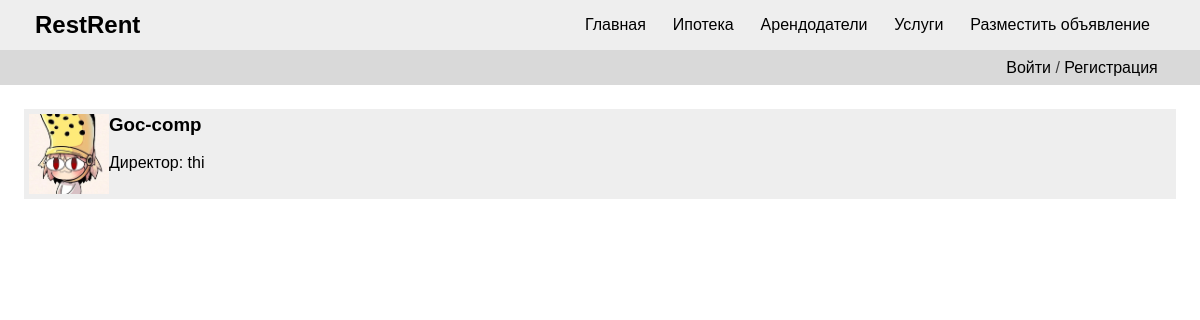
Screenshot of /personal/renters/ with the database file from the repository.
### rent_app/models.py (models this page shows, shortened)
class Renter(models.Model):
    title = models.CharField(max_length=64, verbose_name='Название')
    director = models.ForeignKey(User, on_delete=models.CASCADE, verbose_name='Директор')
    logo = models.ImageField(upload_to='logos_of_Renters/%Y/%m/%d/', blank=True, null=True, default=f'{settings.MEDIA_URL}defaults/default.png')
    class Meta:
        verbose_name = 'Арендодатель'
        verbose_name_plural = 'Арендодатели'
        ordering = ('-id',)

### rent_app/views.py (the view)
# urls.py: path('personal/renters/', RentersListView.as_view(), name='renters')
class RentersListView(ListView):
    model = Renter
    context_object_name = 'renters'
    template_name = 'personal/renters.html'

### rent_app/templates/personal/renters.html (shortened to what this page needs)
{% extends 'root.html' %}
{% block content %}
    <div class="renters-content">
        {% for renter in renters %}
            <div class="renter-block">
                <div class="renter-img" style="background-image: url('{{ renter.logo.url }}')"></div>
                <h3>{{ renter.title }}</h3>
                <p>Директор: {{ renter.director }}</p>
            </div>
        {% endfor %}
    </div>
{% endblock %}

### static/css/main_style.css (style rules this page uses)
* { padding: 0; margin: 0; font-family: "Nunito Sans", sans-serif; }
body { display: flex; justify-content: center; align-items: start; flex-wrap: wrap; }
.renters-content { display: grid; grid-template-columns: repeat(1, 1fr); grid-template-rows: repeat(3, 90px); column-gap: 20px; row-gap: 25px; width: 100%; padding: 2%; }
.renters-content .renter-block { display: grid; grid-template-columns: 1fr 15fr; grid-template-rows: repeat(2, 1fr); grid-template-areas: "img title" "img director"; ; padding: 5px; background-color: #eeeeee; }
.renters-content .renter-block .renter-img { grid-area: img; width: 80px; height: 80px; background-position: center; background-size: 150%; }

### rows the page displays
Renter: logo (picture), title "Goc-comp", director "thi"
